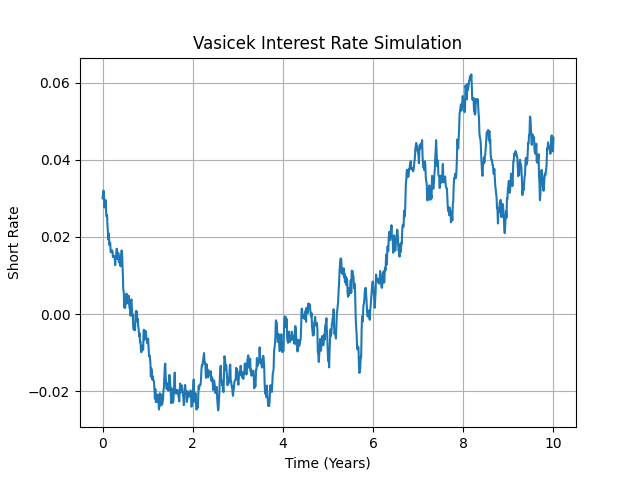

This chart was generated by the following Python code:
import numpy as np
import matplotlib.pyplot as plt

# Vasicek model parameters
a = 0.1        # speed of mean reversion
b = 0.05       # long-term mean
sigma = 0.02   # volatility
r0 = 0.03      # initial interest rate
T = 10         # total time in years
dt = 0.01      # time step
N = int(T / dt)
t = np.linspace(0, T, N)

# Simulate path
r = np.zeros(N)
r[0] = r0
for i in range(1, N):
    dr = a * (b - r[i-1]) * dt + sigma * np.sqrt(dt) * np.random.normal()
    r[i] = r[i-1] + dr

# Plot
plt.plot(t, r)
plt.title("Vasicek Interest Rate Simulation")
plt.xlabel("Time (Years)")
plt.ylabel("Short Rate")
plt.grid(True)
plt.show()
